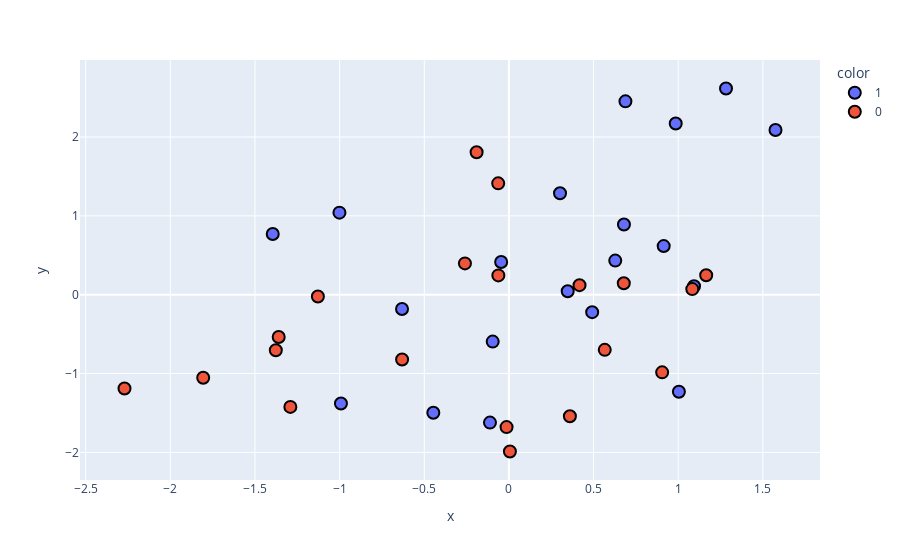

Notebook cell for this chart:
### Code cell
transformed_df['target'] = transformed_df['target'].astype('str')
fig = px.scatter(x=transformed_df['PC1'],
                 y=transformed_df['PC2'],
                 color=transformed_df['target'],
                 
                )

fig.update_traces(marker=dict(size=12,
                              line=dict(width=2,
                                        color='black')),
                  selector=dict(mode='markers'))
fig.show()

### Figure 1 — Plotly figure (JSON) as saved in the notebook; plotly's stock layout.template omitted (floating-point values rounded to 4 significant figures)
{"data": [{"hovertemplate": "color=1<br>x=%{x}<br>y=%{y}<extra></extra>", "legendgroup": "1", "marker": {"color": "#636efa", "line": {"color": "black", "width": 2}, "size": 12, "symbol": "circle"}, "mode": "markers", "name": "1", "orientation": "v", "showlegend": true, "type": "scatter", "x": [-1.001, 0.9853, -0.04577, 0.3019, -0.1118, 0.3473, 0.9142, -1.395, -0.992, 1.093, 1.575, 1.282, -0.6313, 0.6281, 0.6795, 0.4918, -0.4464, -0.09574, 0.6883, 1.004], "xaxis": "x", "y": [1.04, 2.17, 0.4145, 1.287, -1.622, 0.04439, 0.6165, 0.7703, -1.38, 0.1079, 2.089, 2.615, -0.1811, 0.4322, 0.8903, -0.2216, -1.497, -0.5948, 2.452, -1.23], "yaxis": "y"}, {"hovertemplate": "color=0<br>x=%{x}<br>y=%{y}<extra></extra>", "legendgroup": "0", "marker": {"color": "#EF553B", "line": {"color": "black", "width": 2}, "size": 12, "symbol": "circle"}, "mode": "markers", "name": "0", "orientation": "v", "showlegend": true, "type": "scatter", "x": [-0.2597, 0.3603, 0.4171, -0.1908, -0.06333, 0.6785, -0.6309, 1.083, -0.06239, -1.291, -2.271, -1.128, -1.36, 0.5661, 0.005938, -1.806, -1.377, 1.165, 0.9051, -0.01386], "xaxis": "x", "y": [0.397, -1.542, 0.1208, 1.806, 1.412, 0.1445, -0.8222, 0.07107, 0.2446, -1.423, -1.19, -0.02248, -0.5369, -0.6994, -1.988, -1.054, -0.7043, 0.2474, -0.9845, -1.679], "yaxis": "y"}], "layout": {"legend": {"title": {"text": "color"}, "tracegroupgap": 0}, "margin": {"t": 60}, "xaxis": {"anchor": "y", "domain": [0, 1], "title": {"text": "x"}}, "yaxis": {"anchor": "x", "domain": [0, 1], "title": {"text": "y"}}}}
